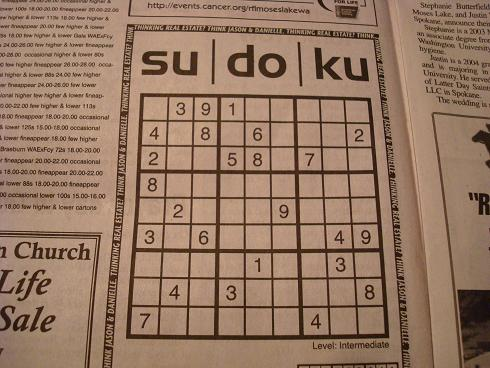
#> input picture sudoku_sample.jpg, 490 x 368 px
$ python -i transforms.py   (imports and definitions only)
#> lines starting #> are read from the running program, lines starting #| are printed output that depends on the picture; after the words box and inside, x2 and y2 are one past the last pixel; in counts of white or black regions, pixels touching at a corner belong together
import os
import matplotlib.pyplot as plt
import numpy as np
import cv2
import math

def prepare_image(img_path):
  # get grayscale image
#> called with img_path = 'sudoku_sample.jpg'
  gray_img = cv2.imread(img_path, 0)
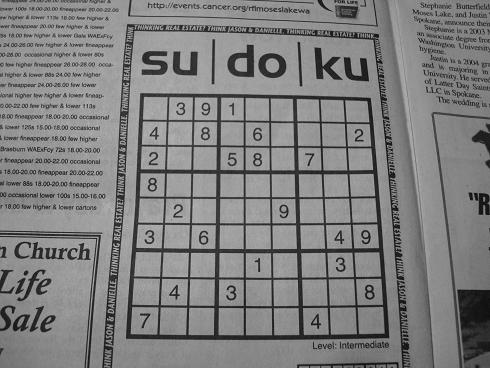
#> gray_img: shape (368, 490); min 0, max 196, mean 127.3
  bitwised_img = cv2.bitwise_not(gray_img)
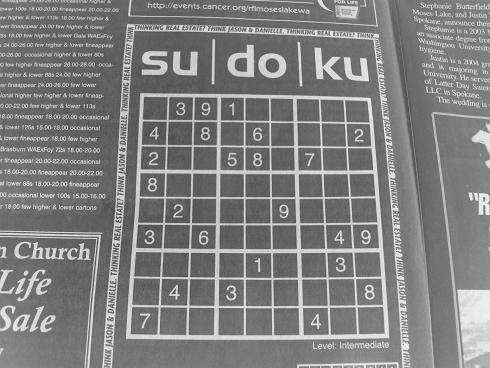
#> bitwised_img: shape (368, 490); min 59, max 255, mean 127.7
  denoised_img = cv2.fastNlMeansDenoising(bitwised_img, None, 10, 7, 21)
  thresholded_img = cv2.adaptiveThreshold(denoised_img, 255, cv2.ADAPTIVE_THRESH_GAUSSIAN_C, cv2.THRESH_BINARY, 201, 2)
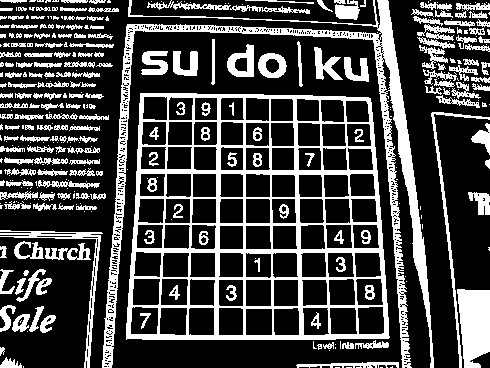
#> thresholded_img: shape (368, 490); 27.4% white; 366 white regions (169 under 20 px), largest, box (x1, y1, x2, y2) and area: (126, 93, 390, 340) 15542, (102, 0, 434, 368) 10099, (457, 289, 490, 368) 2098

  return thresholded_img

def find_sudoku(prepared_img):
  max_contour = get_biggest_contour(prepared_img)
  return cv2.drawContours(prepared_img, [max_contour], 0, (100, 40, 150), 10)
  # return crop_image(prepared_img, max_contour)

# [30 lines left out: functions get_biggest_contour, get_contour_extreme_points, not called in this run]

def inside_bottom_right(center, point):
  return center[0] < point[0] and center[1] < point[1]

def inside_bottom_left(center, point):
  return center[0] > point[0] and center[1] < point[1]

def inside_top_right(center, point):
  return center[0] < point[0] and center[1] > point[1]

def inside_top_left(center, point):
  return center[0] > point[0] and center[1] > point[1]

def distance(p1, p2):
  return math.sqrt( ((p1[0]-p2[0])**2)+((p1[1]-p2[1])**2) )

# [14 lines left out: functions image_center, square_size, crop_square, not called in this run]

>>> result = prepare_image('sudoku_sample.jpg')
